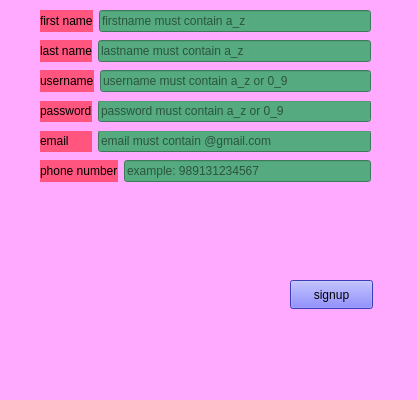
<?xml version="1.0" encoding="UTF-8"?>
<ui version="4.0">
 <class>SignUp</class>
 <widget class="QMainWindow" name="SignUp">
  <property name="geometry">
   <rect>
    <x>0</x>
    <y>0</y>
    <width>417</width>
    <height>400</height>
   </rect>
  </property>
  <property name="sizePolicy">
   <sizepolicy hsizetype="Fixed" vsizetype="Fixed">
    <horstretch>0</horstretch>
    <verstretch>0</verstretch>
   </sizepolicy>
  </property>
  <property name="minimumSize">
   <size>
    <width>400</width>
    <height>400</height>
   </size>
  </property>
  <property name="windowTitle">
   <string>MainWindow</string>
  </property>
  <property name="styleSheet">
   <string notr="true">background-color: rgb(255, 170, 255);</string>
  </property>
  <widget class="QWidget" name="centralwidget">
   <widget class="QWidget" name="layoutWidget">
    <property name="geometry">
     <rect>
      <x>40</x>
      <y>130</y>
      <width>331</width>
      <height>31</height>
     </rect>
    </property>
    <layout class="QFormLayout" name="formLayout_18">
     <item row="0" column="0">
      <widget class="QLabel" name="emailLabel_4">
       <property name="styleSheet">
        <string notr="true">background-color: rgb(255, 85, 127);</string>
       </property>
       <property name="text">
        <string>email       </string>
       </property>
      </widget>
     </item>
     <item row="0" column="1">
      <widget class="QLineEdit" name="emailLineEdit_2">
       <property name="styleSheet">
        <string notr="true">background-color: rgb(85, 170, 127);</string>
       </property>
       <property name="placeholderText">
        <string>email must contain @gmail.com</string>
       </property>
      </widget>
     </item>
    </layout>
   </widget>
   <widget class="QWidget" name="layoutWidget_4">
    <property name="geometry">
     <rect>
      <x>40</x>
      <y>10</y>
      <width>331</width>
      <height>31</height>
     </rect>
    </property>
    <layout class="QFormLayout" name="formLayout_17">
     <item row="0" column="0">
      <widget class="QLabel" name="firstnameLabel_2">
       <property name="styleSheet">
        <string notr="true">background-color: rgb(255, 85, 127);</string>
       </property>
       <property name="text">
        <string>first name</string>
       </property>
      </widget>
     </item>
     <item row="0" column="1">
      <widget class="QLineEdit" name="firstnameLineEdit_2">
       <property name="styleSheet">
        <string notr="true">background-color: rgb(85, 170, 127);</string>
       </property>
       <property name="placeholderText">
        <string>firstname must contain a_z</string>
       </property>
      </widget>
     </item>
    </layout>
   </widget>
   <widget class="QWidget" name="layoutWidget_6">
    <property name="geometry">
     <rect>
      <x>40</x>
      <y>40</y>
      <width>331</width>
      <height>31</height>
     </rect>
    </property>
    <layout class="QFormLayout" name="formLayout_14">
     <item row="0" column="0">
      <widget class="QLabel" name="lastnameLabel_2">
       <property name="styleSheet">
        <string notr="true">background-color: rgb(255, 85, 127);</string>
       </property>
       <property name="text">
        <string>last name</string>
       </property>
      </widget>
     </item>
     <item row="0" column="1">
      <widget class="QLineEdit" name="lastnameLineEdit_2">
       <property name="styleSheet">
        <string notr="true">background-color: rgb(85, 170, 127);</string>
       </property>
       <property name="placeholderText">
        <string>lastname must contain a_z</string>
       </property>
      </widget>
     </item>
    </layout>
   </widget>
   <widget class="QWidget" name="layoutWidget_5">
    <property name="geometry">
     <rect>
      <x>40</x>
      <y>160</y>
      <width>331</width>
      <height>30</height>
     </rect>
    </property>
    <layout class="QFormLayout" name="formLayout_15">
     <item row="0" column="0">
      <widget class="QLabel" name="emailLabel_3">
       <property name="styleSheet">
        <string notr="true">background-color: rgb(255, 85, 127);</string>
       </property>
       <property name="text">
        <string>phone number</string>
       </property>
      </widget>
     </item>
     <item row="0" column="1">
      <widget class="QLineEdit" name="phonenumberLineEdit_2">
       <property name="styleSheet">
        <string notr="true">background-color: rgb(85, 170, 127);</string>
       </property>
       <property name="placeholderText">
        <string>example: 989131234567</string>
       </property>
      </widget>
     </item>
    </layout>
   </widget>
   <widget class="QWidget" name="layoutWidget_3">
    <property name="geometry">
     <rect>
      <x>40</x>
      <y>100</y>
      <width>331</width>
      <height>31</height>
     </rect>
    </property>
    <layout class="QFormLayout" name="formLayout_13">
     <item row="0" column="1">
      <widget class="QLineEdit" name="passwordLineEdit_2">
       <property name="styleSheet">
        <string notr="true">background-color: rgb(85, 170, 127);</string>
       </property>
       <property name="echoMode">
        <enum>QLineEdit::EchoMode::Password</enum>
       </property>
       <property name="placeholderText">
        <string>password must contain a_z or 0_9</string>
       </property>
      </widget>
     </item>
     <item row="0" column="0">
      <widget class="QLabel" name="passwordLabel_2">
       <property name="styleSheet">
        <string notr="true">background-color: rgb(255, 85, 127);</string>
       </property>
       <property name="text">
        <string>password</string>
       </property>
      </widget>
     </item>
    </layout>
   </widget>
   <widget class="QPushButton" name="signupPushButton">
    <property name="geometry">
     <rect>
      <x>290</x>
      <y>280</y>
      <width>83</width>
      <height>29</height>
     </rect>
    </property>
    <property name="styleSheet">
     <string notr="true">background-color: rgb(85, 85, 255);</string>
    </property>
    <property name="text">
     <string>signup</string>
    </property>
   </widget>
   <widget class="QWidget" name="layoutWidget_2">
    <property name="geometry">
     <rect>
      <x>40</x>
      <y>70</y>
      <width>331</width>
      <height>31</height>
     </rect>
    </property>
    <layout class="QFormLayout" name="formLayout_16">
     <item row="0" column="0">
      <widget class="QLabel" name="usernameLabel_2">
       <property name="styleSheet">
        <string notr="true">background-color: rgb(255, 85, 127);</string>
       </property>
       <property name="text">
        <string>username</string>
       </property>
      </widget>
     </item>
     <item row="0" column="1">
      <widget class="QLineEdit" name="usernameLineEdit_2">
       <property name="styleSheet">
        <string notr="true">background-color: rgb(85, 170, 127);</string>
       </property>
       <property name="placeholderText">
        <string>username must contain a_z or 0_9</string>
       </property>
      </widget>
     </item>
    </layout>
   </widget>
   <widget class="QLabel" name="labelErrorMessage">
    <property name="geometry">
     <rect>
      <x>30</x>
      <y>220</y>
      <width>161</width>
      <height>91</height>
     </rect>
    </property>
    <property name="text">
     <string/>
    </property>
   </widget>
  </widget>
 </widget>
 <resources/>
 <connections/>
</ui>
